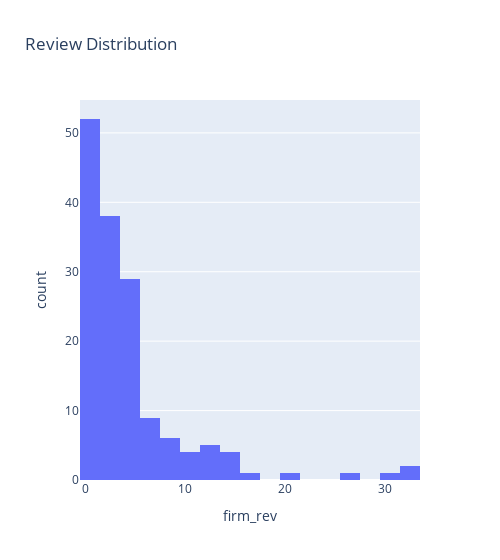

Write notebook code for a chart like this one.
### Markdown cell above
* More than 100 firms has a star rating between 5.0 - 5.2
* 24 firms has a rating below
* Less than 5 firms has a rating between 1 - 4

### Code cell
px.histogram(all_df, 'firm_rev', width=500, title='Review Distribution')

### Figure 1 — Plotly figure (JSON) as saved in the notebook; plotly's stock layout.template omitted (floating-point values rounded to 4 significant figures; data arrays with more than 128 entries replaced by an {"elided": "..."} marker saying what was removed)
{"data": [{"alignmentgroup": "True", "bingroup": "x", "hovertemplate": "firm_rev=%{x}<br>count=%{y}<extra></extra>", "legendgroup": "", "marker": {"color": "#636efa", "pattern": {"shape": ""}}, "name": "", "offsetgroup": "", "orientation": "v", "showlegend": false, "type": "histogram", "x": {"elided": "153 int values"}, "xaxis": "x", "yaxis": "y"}], "layout": {"barmode": "relative", "legend": {"tracegroupgap": 0}, "title": {"text": "Review Distribution"}, "width": 500, "xaxis": {"anchor": "y", "domain": [0, 1], "title": {"text": "firm_rev"}}, "yaxis": {"anchor": "x", "domain": [0, 1], "title": {"text": "count"}}}}
